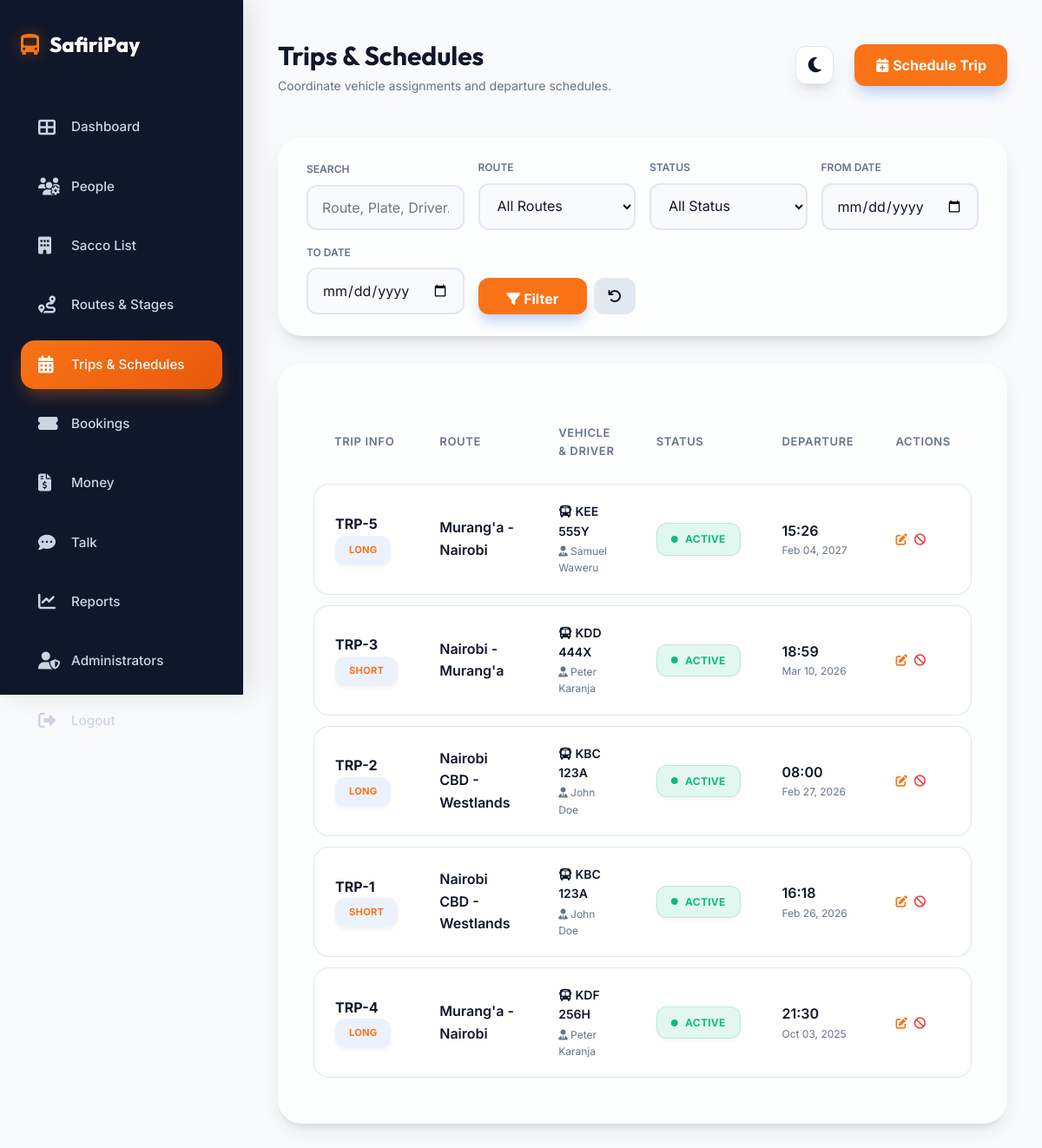
The app's page /adminveiw/manage_trips.php (signed in), older data.
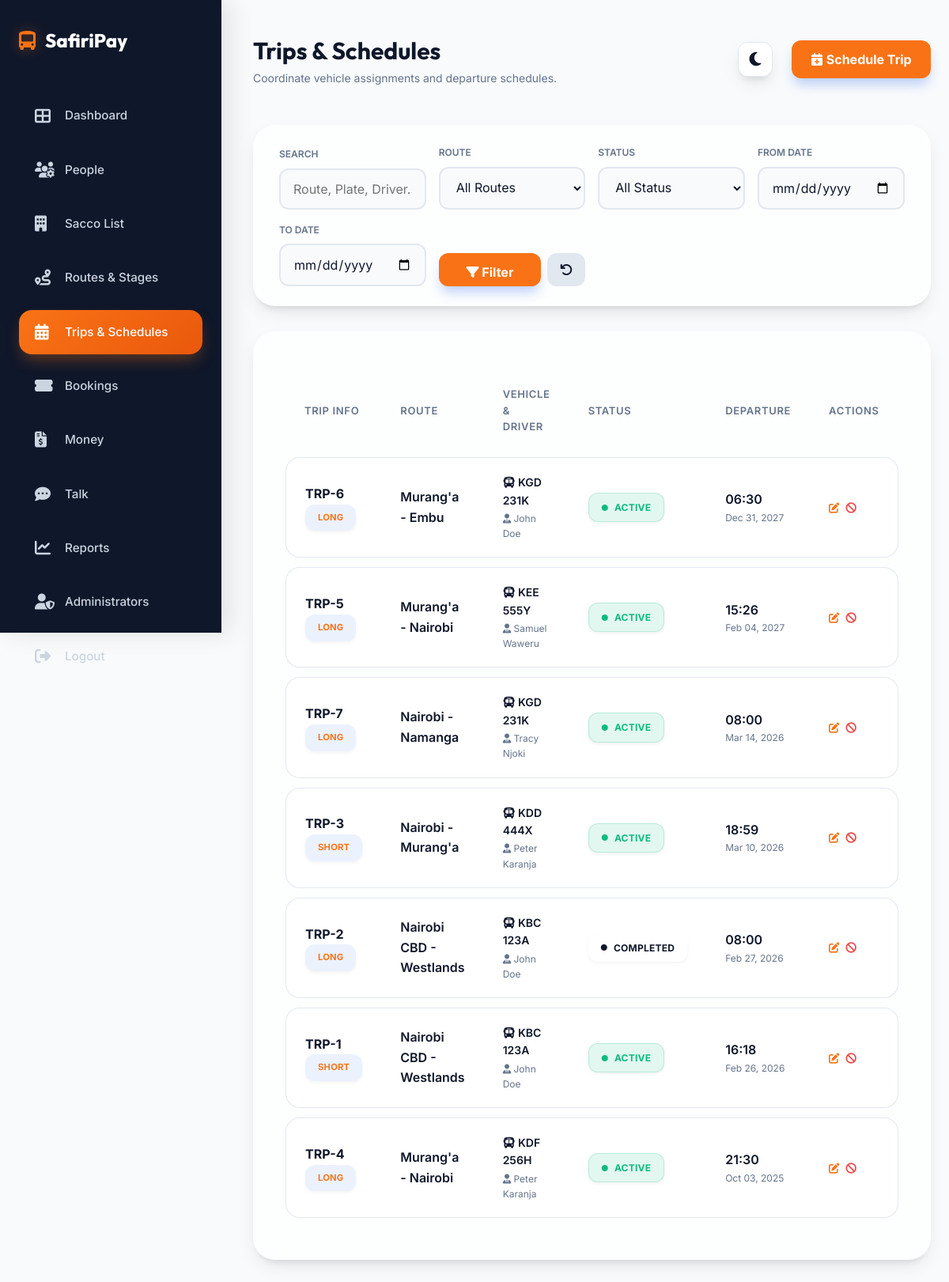
The same page, newer data.
### tables this page shows
CREATE TABLE `trips` (
  `tripid` int(11) NOT NULL,
  `routeid` int(11) NOT NULL,
  `busid` int(11) NOT NULL,
  `driverid` int(11) DEFAULT NULL,
  `starttime` datetime DEFAULT NULL,
  `status` enum('active','completed','cancelled') DEFAULT 'active',
  `trip_type` enum('short','long') NOT NULL DEFAULT 'short',
  `codriverid` int(11) DEFAULT NULL
);

CREATE TABLE `routes` (
  `routeid` int(11) NOT NULL,
  `routename` varchar(100) NOT NULL,
  `saccoid` int(11) DEFAULT NULL,
  `createdat` datetime DEFAULT current_timestamp()
);

CREATE TABLE `buses` (
  `busid` int(11) NOT NULL,
  `saccoid` int(11) NOT NULL,
  `platenumber` varchar(20) NOT NULL,
  `capacity` int(11) DEFAULT 14,
  `status` tinyint(4) DEFAULT 1,
  `driverid` int(11) NOT NULL
);

CREATE TABLE `drivers` (
  `driverid` int(11) NOT NULL,
  `dname` varchar(100) NOT NULL,
  `phoneno` varchar(15) NOT NULL,
  `hashedpassword` varchar(255) DEFAULT NULL,
  `saccoid` int(11) DEFAULT NULL,
  `email` varchar(255) DEFAULT NULL
);

### adminveiw/manage_trips.php (the view, shortened to what the changed rows need)
<?php
include 'database.php';
$where_conditions = ["1=1"];
$where_clause = implode(' AND ', $where_conditions);
$query = "
    SELECT t.*, r.routename, b.platenumber, d.dname
    FROM trips t
    JOIN routes r ON t.routeid = r.routeid
    LEFT JOIN buses b ON t.busid = b.busid
    LEFT JOIN drivers d ON t.driverid = d.driverid
    WHERE $where_clause
    ORDER BY t.starttime DESC
";
$trips = $conn->query($query);
?>
<!DOCTYPE html>
<html lang="en">
<head>
    <link rel="stylesheet" href="https://cdnjs.cloudflare.com/ajax/libs/font-awesome/6.4.0/css/all.min.css">
    <link rel="stylesheet" href="admin.css">
</head>
<body>
    <div class="dashboard-container">
        <main class="main-content">
            <header class="header">
                <div class="header-title">
                    <h1>Trips & Schedules</h1>
                </div>
            </header>
            <div class="data-card">
                <div class="table-responsive">
                    <table>
                        <thead>
                            <tr>
                                <th>Trip Info</th>
                                <th>Route</th>
                                <th>Vehicle & Driver</th>
                                <th>Status</th>
                                <th>Departure</th>
                                <th>Actions</th>
                            </tr>
                        </thead>
                        <tbody>
                            <?php if ($trips && $trips->num_rows > 0): ?>
                                <?php while($row = $trips->fetch_assoc()): ?>
                                    <tr>
                                        <td>
                                            <div style="font-weight: 700; color: var(--text-main);">TRP-<?php echo $row['tripid']; ?></div>
                                            <span class="status-badge" style="background:rgba(59, 130, 246, 0.1); color:var(--primary); font-size:0.7rem;">
                                                <?php echo strtoupper($row['trip_type']); ?>
                                            </span>
                                        </td>
                                        <td>
                                            <div style="font-weight: 600;"><?php echo htmlspecialchars($row['routename']); ?></div>
                                        </td>
                                        <td>
                                            <div style="display: flex; flex-direction: column; gap: 2px;">
                                                <span style="font-size: 0.875rem; font-weight: 600;"><i class="fas fa-bus"></i> <?php echo htmlspecialchars($row['platenumber'] ?: 'N/A'); ?></span>
                                                <span style="font-size: 0.75rem; color: var(--text-muted);"><i class="fas fa-user-tie"></i> <?php echo htmlspecialchars($row['dname'] ?: 'No Driver'); ?></span>
                                            </div>
                                        </td>
                                        <td>
                                            <span class="status-badge status-<?php echo strtolower($row['status']); ?>">
                                                <i class="fas fa-circle" style="font-size: 0.5rem;"></i>
                                                <?php echo ucfirst($row['status']); ?>
                                            </span>
                                        </td>
                                        <td>
                                            <div style="font-weight: 600;"><?php echo date('H:i', strtotime($row['starttime'])); ?></div>
                                            <div style="font-size: 0.75rem; color: var(--text-muted);"><?php echo date('M d, Y', strtotime($row['starttime'])); ?></div>
                                        </td>
                                        <td>
                                            <div style="display: flex; gap: 8px;">
                                                <button title="Edit" style="background: none; border: none; color: var(--primary); cursor: pointer;"><i class="fas fa-edit"></i></button>
                                                <button title="Cancel Trip" style="background: none; border: none; color: var(--danger); cursor: pointer;"><i class="fas fa-ban"></i></button>
                                            </div>
                                        </td>
                                    </tr>
                                <?php endwhile; ?>
                            <?php else: ?>
                                <tr>
                                    <td colspan="6" style="text-align:center;">No trips scheduled.</td>
                                </tr>
                            <?php endif; ?>
                        </tbody>
                    </table>
                </div>
            </div>
        </main>
    </div>
</body>
</html>

Row changes from the older to the newer data that the page shows:
added trips: tripid "6", trip_type "LONG", routeid.routename "Murang'a - Embu", busid.platenumber "KGD 231K", driverid.dname "John Doe", status "ACTIVE", starttime "06:30", starttime "Dec 31, 2027"
added trips: tripid "7", trip_type "LONG", routeid.routename "Nairobi - Namanga", busid.platenumber "KGD 231K", driverid.dname "Tracy Njoki", status "ACTIVE", starttime "08:00", starttime "Mar 14, 2026"
changed trips id 2: status "ACTIVE" → "COMPLETED"
